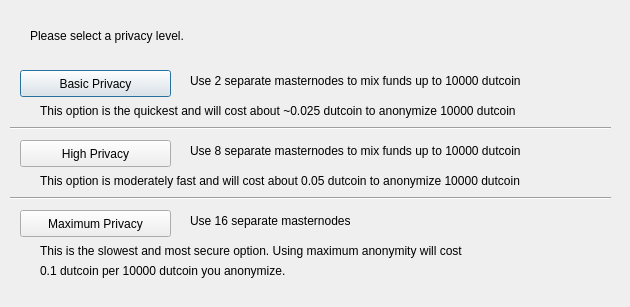
<?xml version="1.0" encoding="UTF-8"?>
<ui version="4.0">
 <class>ObfuscationConfig</class>
 <widget class="QDialog" name="ObfuscationConfig">
  <property name="geometry">
   <rect>
    <x>0</x>
    <y>0</y>
    <width>630</width>
    <height>307</height>
   </rect>
  </property>
  <property name="windowTitle">
   <string>Configure Obfuscation</string>
  </property>
  <widget class="QPushButton" name="buttonBasic">
   <property name="geometry">
    <rect>
     <x>20</x>
     <y>70</y>
     <width>151</width>
     <height>27</height>
    </rect>
   </property>
   <property name="text">
    <string>Basic Privacy</string>
   </property>
  </widget>
  <widget class="QPushButton" name="buttonHigh">
   <property name="geometry">
    <rect>
     <x>20</x>
     <y>140</y>
     <width>151</width>
     <height>27</height>
    </rect>
   </property>
   <property name="text">
    <string>High Privacy</string>
   </property>
  </widget>
  <widget class="QPushButton" name="buttonMax">
   <property name="geometry">
    <rect>
     <x>20</x>
     <y>210</y>
     <width>151</width>
     <height>27</height>
    </rect>
   </property>
   <property name="text">
    <string>Maximum Privacy</string>
   </property>
  </widget>
  <widget class="QLabel" name="label">
   <property name="geometry">
    <rect>
     <x>30</x>
     <y>20</y>
     <width>571</width>
     <height>31</height>
    </rect>
   </property>
   <property name="text">
    <string>Please select a privacy level.</string>
   </property>
  </widget>
  <widget class="QLabel" name="label_2">
   <property name="geometry">
    <rect>
     <x>190</x>
     <y>70</y>
     <width>421</width>
     <height>21</height>
    </rect>
   </property>
   <property name="text">
    <string>Use 2 separate masternodes to mix funds up to 10000 dutcoin</string>
   </property>
  </widget>
  <widget class="QLabel" name="label_3">
   <property name="geometry">
    <rect>
     <x>190</x>
     <y>140</y>
     <width>411</width>
     <height>21</height>
    </rect>
   </property>
   <property name="text">
    <string>Use 8 separate masternodes to mix funds up to 10000 dutcoin</string>
   </property>
  </widget>
  <widget class="QLabel" name="label_4">
   <property name="geometry">
    <rect>
     <x>190</x>
     <y>210</y>
     <width>421</width>
     <height>21</height>
    </rect>
   </property>
   <property name="text">
    <string>Use 16 separate masternodes</string>
   </property>
  </widget>
  <widget class="QLabel" name="label_6">
   <property name="geometry">
    <rect>
     <x>40</x>
     <y>100</y>
     <width>561</width>
     <height>21</height>
    </rect>
   </property>
   <property name="text">
    <string>This option is the quickest and will cost about ~0.025 dutcoin to anonymize 10000 dutcoin</string>
   </property>
  </widget>
  <widget class="QLabel" name="label_7">
   <property name="geometry">
    <rect>
     <x>40</x>
     <y>170</y>
     <width>561</width>
     <height>21</height>
    </rect>
   </property>
   <property name="text">
    <string>This option is moderately fast and will cost about 0.05 dutcoin to anonymize 10000 dutcoin</string>
   </property>
  </widget>
  <widget class="QLabel" name="label_8">
   <property name="geometry">
    <rect>
     <x>40</x>
     <y>240</y>
     <width>561</width>
     <height>21</height>
    </rect>
   </property>
   <property name="text">
    <string>This is the slowest and most secure option. Using maximum anonymity will cost</string>
   </property>
  </widget>
  <widget class="QLabel" name="label_9">
   <property name="geometry">
    <rect>
     <x>40</x>
     <y>260</y>
     <width>561</width>
     <height>21</height>
    </rect>
   </property>
   <property name="text">
    <string>0.1 dutcoin per 10000 dutcoin you anonymize.</string>
   </property>
  </widget>
  <widget class="Line" name="line">
   <property name="geometry">
    <rect>
     <x>10</x>
     <y>120</y>
     <width>601</width>
     <height>16</height>
    </rect>
   </property>
   <property name="orientation">
    <enum>Qt::Horizontal</enum>
   </property>
  </widget>
  <widget class="Line" name="line_2">
   <property name="geometry">
    <rect>
     <x>10</x>
     <y>190</y>
     <width>601</width>
     <height>16</height>
    </rect>
   </property>
   <property name="orientation">
    <enum>Qt::Horizontal</enum>
   </property>
  </widget>
 </widget>
 <resources/>
 <connections/>
</ui>
